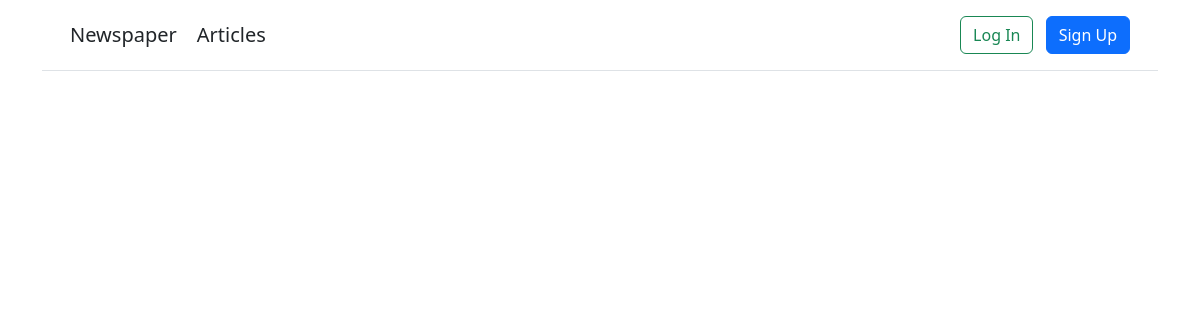
The page /articles/ on the database as committed earlier.
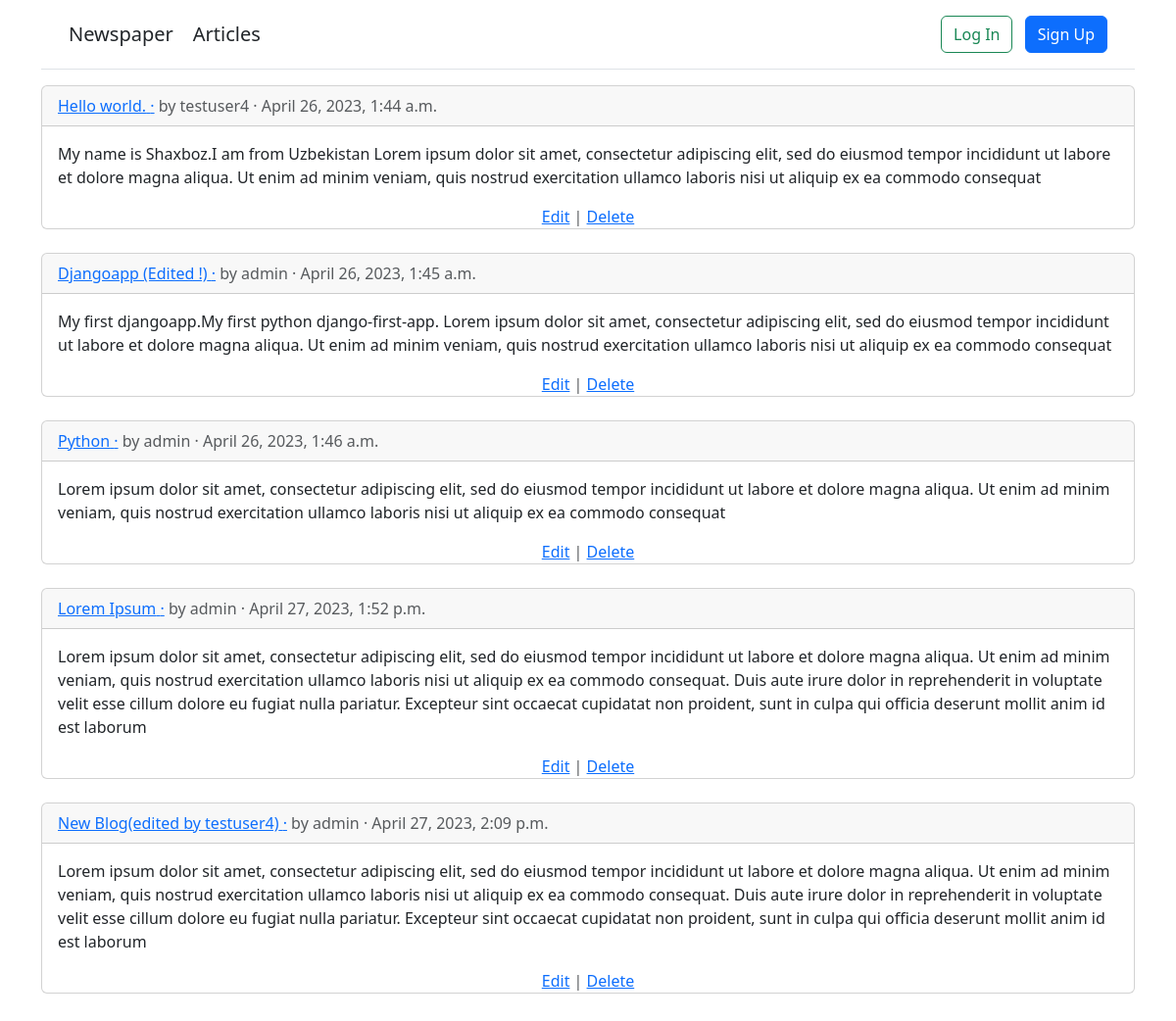
The same page on the database as committed later.
### articles/models.py (models this page shows, shortened)
class Article(models.Model):
    title = models.CharField(max_length=255)
    body = models.TextField()
    date = models.DateTimeField(auto_now_add=True)
    author = models.ForeignKey(
        settings.AUTH_USER_MODEL,
        on_delete=models.CASCADE,
    )

### accounts/models.py (models this page shows)
class CustomUser(AbstractUser):
    age = models.PositiveIntegerField(null=True, blank=True)
    site = models.URLField(blank=True, null=True)

### articles/views.py (the view)
# urls.py: path('', ArticleListView.as_view(), name='article_list'),
class ArticleListView(ListView):
    model = Article
    template_name = 'article_list.html'

### templates/article_list.html (shortened to what this page needs)
{% extends 'base.html' %}
{% block content %}
{% for article in article_list %}
<div class="card">
    <div class="card-header">
        <a href="{% url 'article_detail' article.pk %}"><span class="font-weight-bold">{{article.title}}</span> &middot;</a>
        <span class="text-muted">by {{article.author}} &middot; {{article.date}}</span>
    </div>
    <div class="card-body">
        {{ article.body }}
    </div>
        <div class="card_footer text-center text-muted">
            <a href="{% url 'article_edit' article.pk %}">Edit</a> | <a href="{% url 'article_delete' article.pk %}">Delete</a>
        </div>
</div>
<br />
{% endfor %}
{% endblock content %}

### templates/base.html (shortened to what this page needs)
<!doctype html>
<html lang="en">
<head>
    <link href="https://cdn.jsdelivr.net/npm/bootstrap@5.3.0-alpha3/dist/css/bootstrap.min.css" rel="stylesheet">
</head>
<body style="margin-bottom: 20px">
<div class="container">
<header class="p-3 mb-3 border-bottom">
<div class="container">
<div class="d-flex flex-wrap align-items-center justify-content-center
justify-content-lg-start">
    <a class="navbar-brand fs-5" style="margin-right: 20px" href="{% url 'home' %}">Newspaper</a>
    <a class="navbar-brand fs-5" style="margin-right: 20px" href="{% url 'article_list' %}">Articles</a>
{% if user.is_authenticated %}
</ul>
<div class="dropdown text-end">
<a href="#" class="d-block link-dark text-decoration-none dropdown-toggle"
id="dropdownUser1" data-bs-toggle="dropdown" aria-expanded="false">
{{ user.username }}
</a>
<ul class="dropdown-menu text-small" aria-labelledby="dropdownUser1">
<li><a class="dropdown-item" href="{% url 'password_change'%}">
Change password</a></li>
    <li><a class="dropdown-item" href="{% url 'article_new'%}">
    +New</a></li>
<li><a class="dropdown-item" href="{% url 'logout' %}">Log Out</a></li>
</ul>
    </div>
{% else %}
<div class="text-end">
<a href="{% url 'login' %}" class="btn btn-outline-success me-2">
Log In</a>
<a href="{% url 'signup' %}" class="btn btn-primary">Sign Up</a>
</div>
{% endif %}
</div>
</div>
</header>
<main>
{% block content %}
{% endblock content %}
</main>
</div>
</body>
</html>

Rows that differ between the two databases and show on the page:
added Article: title "Hello world.", author "testuser4", date "April 26, 2023, 1:44 a.m.", body "My name is Shaxboz.I am from Uzbekistan Lorem ipsum dolor sit amet, consectetur adipiscing elit, sed do eiusmod tempor incididunt ut labore et dolore magna aliqua. Ut enim ad minim veniam, quis nostrud exercitation ullamco laboris nisi ut aliquip ex ea commodo consequat"
added Article: title "Djangoapp (Edited !)", author "admin", date "April 26, 2023, 1:45 a.m.", body "My first djangoapp.My first python django-first-app. Lorem ipsum dolor sit amet, consectetur adipiscing elit, sed do eiusmod tempor incididunt ut labore et dolore magna aliqua. Ut enim ad minim veniam, quis nostrud exercitation ullamco laboris nisi ut aliquip ex ea commodo consequat"
added Article: title "Python", author "admin", date "April 26, 2023, 1:46 a.m.", body "Lorem ipsum dolor sit amet, consectetur adipiscing elit, sed do eiusmod tempor incididunt ut labore et dolore magna aliqua. Ut enim ad minim veniam, quis nostrud exercitation ullamco laboris nisi ut aliquip ex ea commodo consequat"
added Article: title "Lorem Ipsum", author "admin", date "April 27, 2023, 1:52 p.m.", body "Lorem ipsum dolor sit amet, consectetur adipiscing elit, sed do eiusmod tempor incididunt ut labore et dolore magna aliqua. Ut enim ad minim veniam, quis nostrud exercitation ullamco laboris nisi ut aliquip ex ea commodo consequat. Duis aute irure dolor in reprehenderit in voluptate velit esse cillum dolore eu fugiat nulla pariatur. Excepteur sint occaecat cupidatat non proident, sunt in culpa qui officia deserunt mollit anim id est laborum"
added Article: title "New Blog(edited by testuser4)", author "admin", date "April 27, 2023, 2:09 p.m.", body "Lorem ipsum dolor sit amet, consectetur adipiscing elit, sed do eiusmod tempor incididunt ut labore et dolore magna aliqua. Ut enim ad minim veniam, quis nostrud exercitation ullamco laboris nisi ut aliquip ex ea commodo consequat. Duis aute irure dolor in reprehenderit in voluptate velit esse cillum dolore eu fugiat nulla pariatur. Excepteur sint occaecat cupidatat non proident, sunt in culpa qui officia deserunt mollit anim id est laborum"
